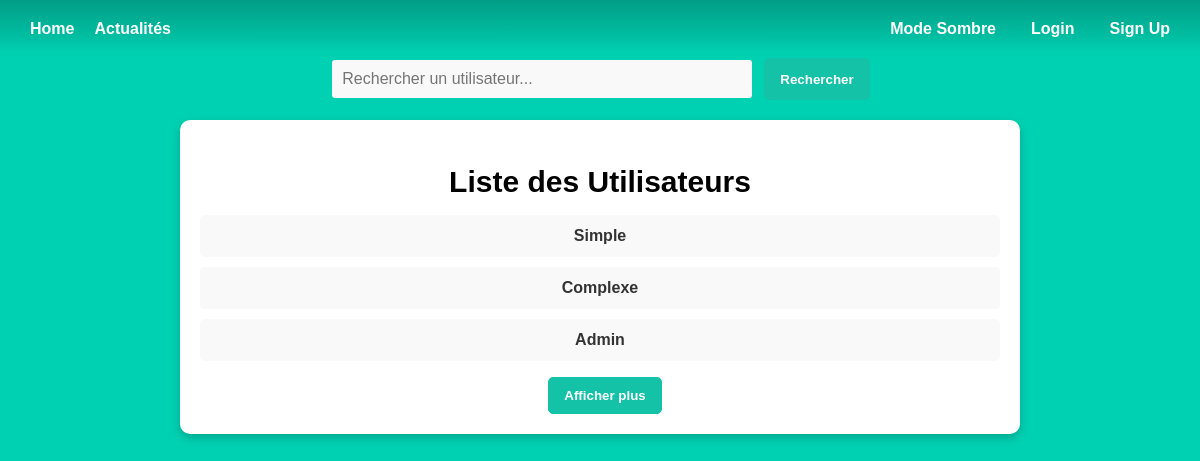
The app's page /gestion with its own data.
### models.py (models this page shows)
class User(UserMixin, db.Model):
    id = db.Column(db.Integer, primary_key=True)
    email = db.Column(db.String(100), unique=True, index=True)
    pseudo = db.Column(db.String(100), unique=True, index=True)
    password = db.Column(db.String(100))
    lastname = db.Column(db.String(1000))
    firstname = db.Column(db.String(100))
    level = db.Column(db.String, default="Debutant")
    role = db.Column(db.String)
    age = db.Column(db.Integer)
    gender = db.Column(db.String(100))
    point = db.Column(db.Integer, default=0)
    birthdate = db.Column(db.Date)
    image = db.Column(db.LargeBinary)
    confirmed = db.Column(db.Boolean, default=False)

### admin.py (the view)
@admin.route('/gestion')
def gestion_utilisateur():
    users = User.query.all()
    return render_template('admin_gestion_utilisateur.html', users=users)

### templates/admin_gestion_utilisateur.html
{% extends "base.html" %}
{% block content %}
<div class="search-container">
    <input type="text" class="search-input" placeholder="Rechercher un utilisateur...">
    <button class="search-button">Rechercher</button>
</div>
<div class="gestion-container">
    <h1 class="title-box">Liste des Utilisateurs</h1>
    <ul>
        {% for user in users %}
            <a class="list-user" href="{{ url_for('admin.user_profile', user_id=user.id) }}">
                <li>{{ user.pseudo }}</li>
            </a>
        {% endfor %}
    </ul>
</div>
{% endblock %}

### static/styles/base2.css (style rules this page uses)
html, body { height: 100%; margin: 0; padding: 0; font-family: 'Arial', sans-serif; background-color: var(--clair); color: rgb(0, 0, 0); text-align: center; }
:root { --clair: #00d1b2; --moyen: #14c2a8; --fonce: #019e86; --tresfonce: #00a88b; --ecriture: white; --box: white; --titrebox: black; --border: #ddd; --writeinput: #aaa; --itembox: #f9f9f9; --titreitem: #333; --pitem: #666; --ecritureform: black; --titrerequete: #1e293b; }
.search-container { display: flex; justify-content: center; margin-bottom: 20px; }
.search-input { width: 400px; max-width: 100%; padding: 10px; border: 2px solid var(--clair); border-radius: 5px; font-size: 16px; background-color: var(--itembox); }
.search-button { background-color: var(--moyen); border: 1px solid var(--moyen); color: white; font-weight: bold; padding: 10px 15px; border-radius: 5px; margin-left: 10px; cursor: pointer; transition: background 0.3s; }
.title-box { text-align: center; color: var(--titrebox); font-size: 30px; font-weight: bold; margin-bottom: 15px; width: 100%; display: block; }
.gestion-container { width: 80%; max-width: 800px; margin: 0 auto; padding: 20px; background: var(--box); border-radius: 10px; box-shadow: 0px 4px 10px rgba(0, 0, 0, 0.2); text-align: center; }
.gestion-container ul { list-style-type: none; padding: 0; }
.gestion-container li { background: var(--itembox); margin: 10px 0; padding: 12px; border-radius: 5px; transition: background 0.3s; }
.gestion-container .list-user { text-decoration: none; color: var(--titreitem); font-weight: bold; }

### records on screen
User: pseudo "Simple"
User: pseudo "Complexe"
User: pseudo "Admin"
